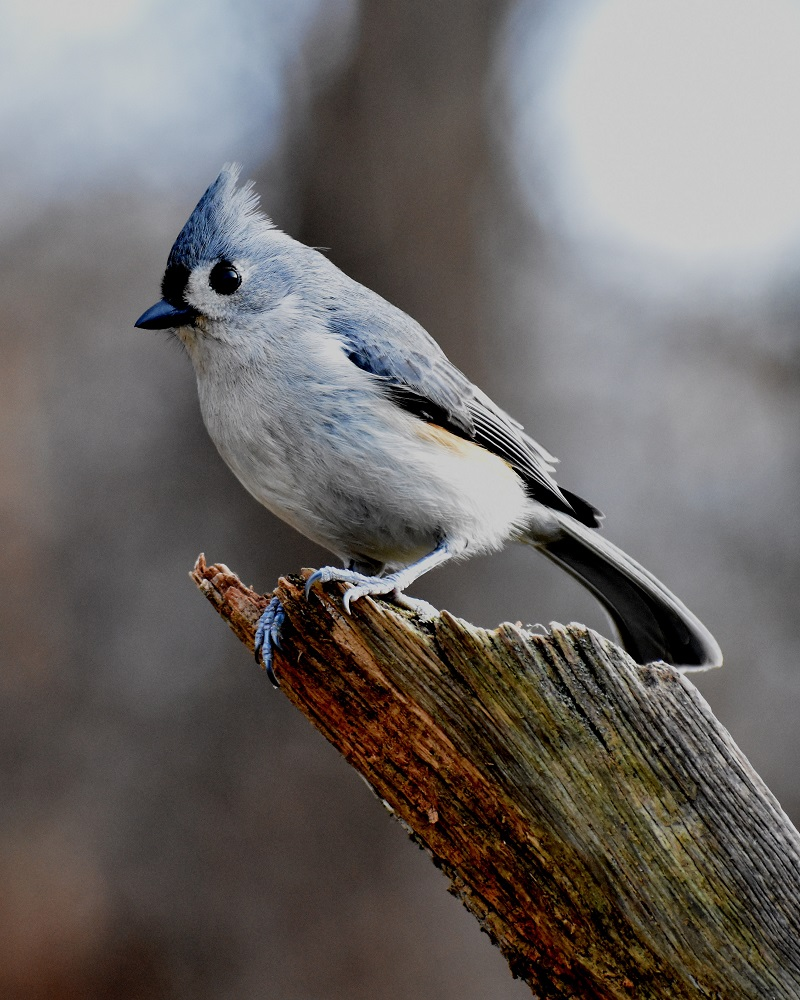
#> input picture pic/bird1000x800.jpg, 800 x 1000 px
$ jupyter execute graph_plot.ipynb
#> lines starting #> are read from the running program, lines starting #| are printed output that depends on the picture
## Gaussian曲面

$$
Gaussian(x,y) = \frac{1}{2\pi\sigma^2}
e^{-\frac{x^2+y^2}{2\sigma^2}}
$$

[cell 1]
import numpy as np
import matplotlib.pyplot as plt
from mpl_toolkits.mplot3d import Axes3D

sigma = 50

x,y = np.mgrid[-100:100:1,-100:100:1]

z = 1/(2 * np.pi * (sigma**2)) * np.exp(-(x**2+y**2)/(2 * sigma**2))


fig = plt.figure()
# ax = Axes3D(fig)
ax = Axes3D(fig,auto_add_to_figure=False)

fig.add_axes(ax)


# ax.plot_surface(x, y, z, rstride=1, cstride=1, cmap='jet',alpha = 0.8)
ax.plot_surface(x, y, z, rstride=1, cstride=1, cmap=plt.get_cmap("rainbow"),alpha = 0.8)


# 取消显示x,y,z坐标轴
# ax.set_xticks([])
# ax.set_yticks([])
# ax.set_zticks([])

plt.show()
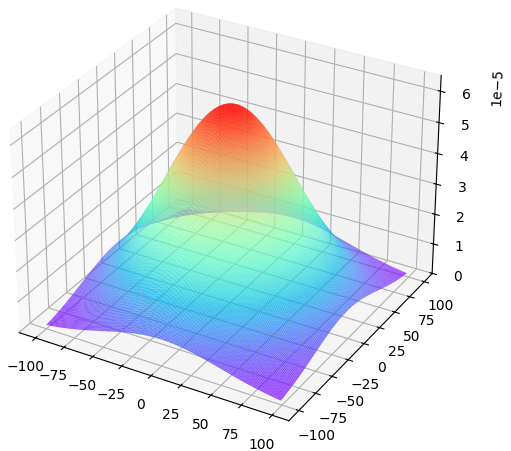
#> figure drawn by matplotlib, 1 panel

## Laplacian

$$
Laplacian(x,y) = \frac{\partial^2f}{\partial x^2}
+ \frac{\partial^2f}{\partial y^2}
$$

## Laplacian of Gaussian

$$
LoG(x,y) = -\frac{1}{\pi\sigma^4}\left[1-\frac{x^2 + y^2}{2\sigma^2}\right]e^{-\frac{x^2+y^2}{2\sigma^2}}
$$

[cell 2]
import numpy as np
import matplotlib.pyplot as plt
from mpl_toolkits.mplot3d import Axes3D

sigma = 30

x,y = np.mgrid[-100:100:1,-100:100:1]

t = (x*x + y*y) / (2 * sigma**2)
z = -1.0/(np.pi * np.power(sigma, 4)) * (1 - t) * np.exp(-t)

fig = plt.figure()
ax = Axes3D(fig,auto_add_to_figure=False)

fig.add_axes(ax)

ax.plot_surface(x, y, z, rstride=1, cstride=1, cmap='rainbow',alpha = 0.9)

# 取消显示x,y,z坐标轴
ax.set_xticks([])
ax.set_yticks([])
ax.set_zticks([])

plt.show()
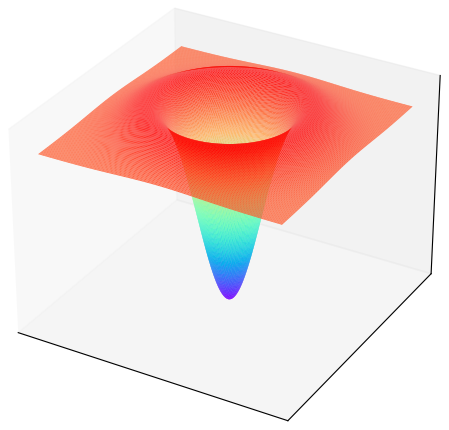
#> figure drawn by matplotlib, 1 panel

[cell 3]
import cv2 as cv
import numpy as np
import matplotlib.pyplot as plt
from mpl_toolkits.mplot3d import Axes3D

z = cv.resize(cv.imread('pic/bird1000x800.jpg', 0), (200, 160))
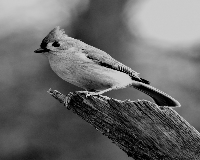
#> z: shape (160, 200); min 0, max 209, mean 105.4
h, w = z.shape
#> h = 160; w = 200

x,y = np.mgrid[0:h:1, 0:w:1]

fig = plt.figure()
ax = Axes3D(fig,auto_add_to_figure=False)

fig.add_axes(ax)
ax.plot_surface(x, y, z, rstride=1, cstride=1, cmap='jet',alpha = 0.8)
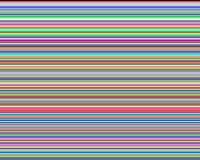
#> x: shape (160, 200) int64; 160 distinct labels, from 0 to 159; one colour per label, 0 black

# 取消显示x,y,z坐标轴
ax.set_xticks([])
ax.set_yticks([])
# ax.set_zticks([])

plt.show()
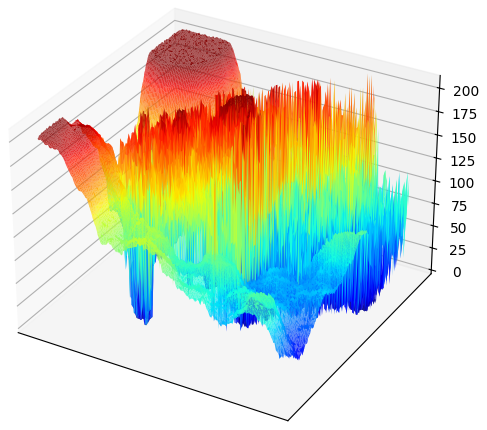
#> figure drawn by matplotlib, 1 panel

$ run again, with pic/bear500x333.jpg copied over pic/bird1000x800.jpg
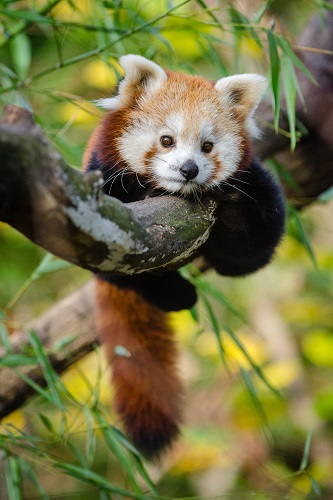
#> input picture pic/bear500x333.jpg, 333 x 500 px
#> `z = cv.resize(cv.imread('pic/bird1000x800.jpg', 0), (200, 160))`:
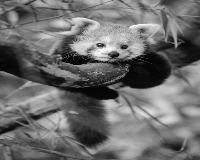
#> z: shape (160, 200); min 1, max 250, mean 108.8
#> x: shape (160, 200) int64; 160 distinct labels, from 0 to 159
#> `plt.show()`:
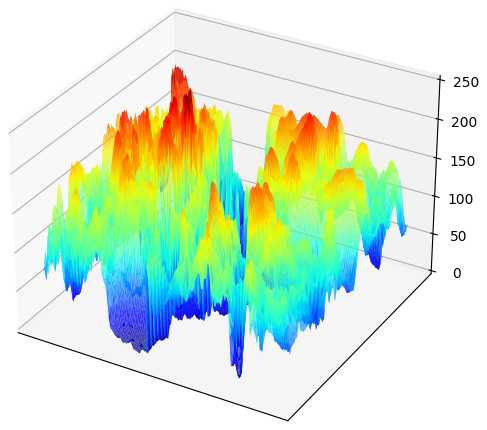
#> figure drawn by matplotlib, 1 panel

$ run again, with pic/beer_20210301_194949.jpg copied over pic/bird1000x800.jpg
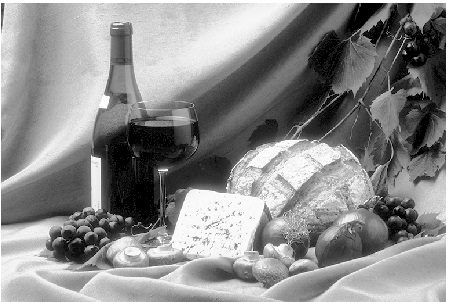
#> input picture pic/beer_20210301_194949.jpg, 451 x 302 px
#> `z = cv.resize(cv.imread('pic/bird1000x800.jpg', 0), (200, 160))`:
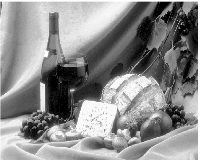
#> z: shape (160, 200); min 0, max 255, mean 139.5
#> x: shape (160, 200) int64; 160 distinct labels, from 0 to 159
#> `plt.show()`:
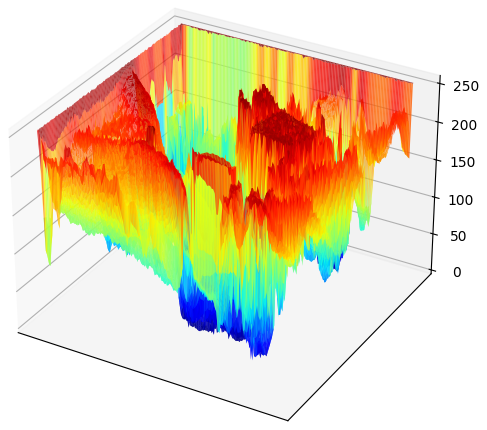
#> figure drawn by matplotlib, 1 panel

$ run again, with pic/bookshelf500x333_20210301_195002.jpg copied over pic/bird1000x800.jpg
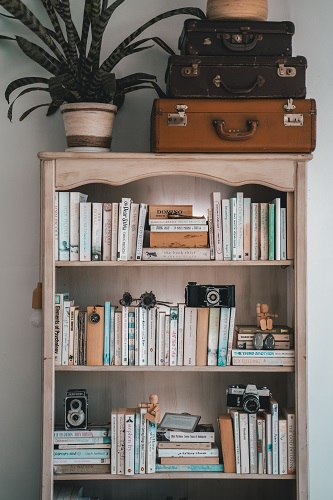
#> input picture pic/bookshelf500x333_20210301_195002.jpg, 333 x 500 px
#> `z = cv.resize(cv.imread('pic/bird1000x800.jpg', 0), (200, 160))`:
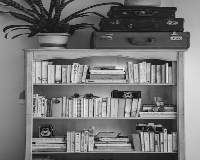
#> z: shape (160, 200); min 14, max 247, mean 117
#> x: shape (160, 200) int64; 160 distinct labels, from 0 to 159
#> `plt.show()`:
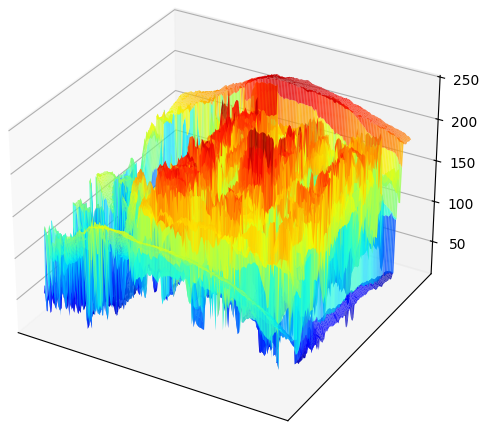
#> figure drawn by matplotlib, 1 panel
